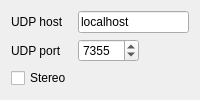
      <widget class="QWidget" name="tab2">
       <attribute name="title">
        <string>Network</string>
       </attribute>
       <attribute name="toolTip">
        <string>Network streaming settings</string>
       </attribute>
       <layout class="QVBoxLayout" name="verticalLayout_3">
        <item>
         <layout class="QGridLayout" name="gridLayout_8">
          <item row="1" column="0">
           <widget class="QLabel" name="portLabel">
            <property name="sizePolicy">
             <sizepolicy hsizetype="Minimum" vsizetype="Preferred">
              <horstretch>0</horstretch>
              <verstretch>0</verstretch>
             </sizepolicy>
            </property>
            <property name="toolTip">
             <string>Network port to stream to</string>
            </property>
            <property name="text">
             <string>UDP port</string>
            </property>
           </widget>
          </item>
          <item row="1" column="1">
           <widget class="QSpinBox" name="udpPort">
            <property name="toolTip">
             <string>Network port to stream to</string>
            </property>
            <property name="minimum">
             <number>1</number>
            </property>
            <property name="maximum">
             <number>65535</number>
            </property>
            <property name="value">
             <number>7355</number>
            </property>
           </widget>
          </item>
          <item row="0" column="1" colspan="2">
           <widget class="QLineEdit" name="udpHost">
            <property name="toolTip">
             <string>Network host to stream to</string>
            </property>
            <property name="text">
             <string>localhost</string>
            </property>
           </widget>
          </item>
          <item row="0" column="0">
           <widget class="QLabel" name="hostLabel">
            <property name="sizePolicy">
             <sizepolicy hsizetype="Minimum" vsizetype="Preferred">
              <horstretch>0</horstretch>
              <verstretch>0</verstretch>
             </sizepolicy>
            </property>
            <property name="toolTip">
             <string>Network host to stream to</string>
            </property>
            <property name="text">
             <string>UDP host</string>
            </property>
           </widget>
          </item>
          <item row="2" column="0">
           <widget class="QCheckBox" name="udpStereo">
            <property name="text">
             <string>Stereo</string>
            </property>
           </widget>
          </item>
         </layout>
        </item>
        <item>
         <spacer name="verticalSpacer_2">
          <property name="orientation">
           <enum>Qt::Vertical</enum>
          </property>
          <property name="sizeHint" stdset="0">
           <size>
            <width>20</width>
            <height>1</height>
           </size>
          </property>
         </spacer>
        </item>
       </layout>
      </widget>
